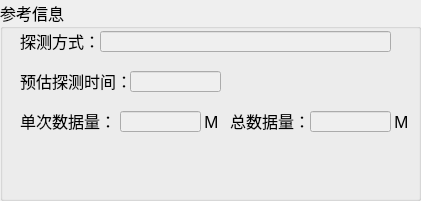
  <widget class="QGroupBox" name="groupBox_0">
   <property name="geometry">
    <rect>
     <x>590</x>
     <y>400</y>
     <width>421</width>
     <height>201</height>
    </rect>
   </property>
   <property name="font">
    <font>
     <family>微软雅黑</family>
     <pointsize>12</pointsize>
    </font>
   </property>
   <property name="title">
    <string>参考信息</string>
   </property>
   <widget class="QLabel" name="label_4">
    <property name="geometry">
     <rect>
      <x>20</x>
      <y>110</y>
      <width>101</width>
      <height>21</height>
     </rect>
    </property>
    <property name="font">
     <font>
      <family>微软雅黑</family>
      <pointsize>12</pointsize>
      <weight>50</weight>
      <bold>false</bold>
     </font>
    </property>
    <property name="text">
     <string>单次数据量：</string>
    </property>
   </widget>
   <widget class="QLabel" name="label_5">
    <property name="geometry">
     <rect>
      <x>230</x>
      <y>110</y>
      <width>81</width>
      <height>21</height>
     </rect>
    </property>
    <property name="font">
     <font>
      <family>微软雅黑</family>
      <pointsize>12</pointsize>
      <weight>50</weight>
      <bold>false</bold>
     </font>
    </property>
    <property name="text">
     <string>总数据量：</string>
    </property>
   </widget>
   <widget class="QLabel" name="label_3">
    <property name="geometry">
     <rect>
      <x>20</x>
      <y>70</y>
      <width>111</width>
      <height>21</height>
     </rect>
    </property>
    <property name="font">
     <font>
      <family>微软雅黑</family>
      <pointsize>12</pointsize>
      <weight>50</weight>
      <bold>false</bold>
     </font>
    </property>
    <property name="text">
     <string>预估探测时间：</string>
    </property>
   </widget>
   <widget class="QLineEdit" name="lineEdit_totalsize">
    <property name="enabled">
     <bool>false</bool>
    </property>
    <property name="geometry">
     <rect>
      <x>310</x>
      <y>111</y>
      <width>81</width>
      <height>21</height>
     </rect>
    </property>
    <property name="text">
     <string/>
    </property>
   </widget>
   <widget class="QLabel" name="label_2">
    <property name="geometry">
     <rect>
      <x>20</x>
      <y>30</y>
      <width>81</width>
      <height>21</height>
     </rect>
    </property>
    <property name="font">
     <font>
      <family>微软雅黑</family>
      <pointsize>12</pointsize>
      <weight>50</weight>
      <bold>false</bold>
     </font>
    </property>
    <property name="text">
     <string>探测方式：</string>
    </property>
   </widget>
   <widget class="QLineEdit" name="lineEdit_sglfilesize">
    <property name="enabled">
     <bool>false</bool>
    </property>
    <property name="geometry">
     <rect>
      <x>120</x>
      <y>111</y>
      <width>81</width>
      <height>21</height>
     </rect>
    </property>
    <property name="contextMenuPolicy">
     <enum>Qt::PreventContextMenu</enum>
    </property>
    <property name="text">
     <string/>
    </property>
    <property name="readOnly">
     <bool>false</bool>
    </property>
   </widget>
   <widget class="QLineEdit" name="lineEdit_totalTime">
    <property name="enabled">
     <bool>false</bool>
    </property>
    <property name="geometry">
     <rect>
      <x>130</x>
      <y>71</y>
      <width>91</width>
      <height>21</height>
     </rect>
    </property>
    <property name="text">
     <string/>
    </property>
   </widget>
   <widget class="QLineEdit" name="lineEdit_detectDir">
    <property name="enabled">
     <bool>false</bool>
    </property>
    <property name="geometry">
     <rect>
      <x>100</x>
      <y>31</y>
      <width>291</width>
      <height>21</height>
     </rect>
    </property>
    <property name="font">
     <font>
      <pointsize>11</pointsize>
     </font>
    </property>
    <property name="focusPolicy">
     <enum>Qt::StrongFocus</enum>
    </property>
    <property name="contextMenuPolicy">
     <enum>Qt::DefaultContextMenu</enum>
    </property>
    <property name="text">
     <string/>
    </property>
    <property name="frame">
     <bool>true</bool>
    </property>
   </widget>
   <widget class="QLabel" name="label_6">
    <property name="geometry">
     <rect>
      <x>200</x>
      <y>111</y>
      <width>21</width>
      <height>21</height>
     </rect>
    </property>
    <property name="text">
     <string> M</string>
    </property>
   </widget>
   <widget class="QLabel" name="label_1">
    <property name="geometry">
     <rect>
      <x>390</x>
      <y>111</y>
      <width>21</width>
      <height>21</height>
     </rect>
    </property>
    <property name="text">
     <string> M</string>
    </property>
   </widget>
  </widget>
